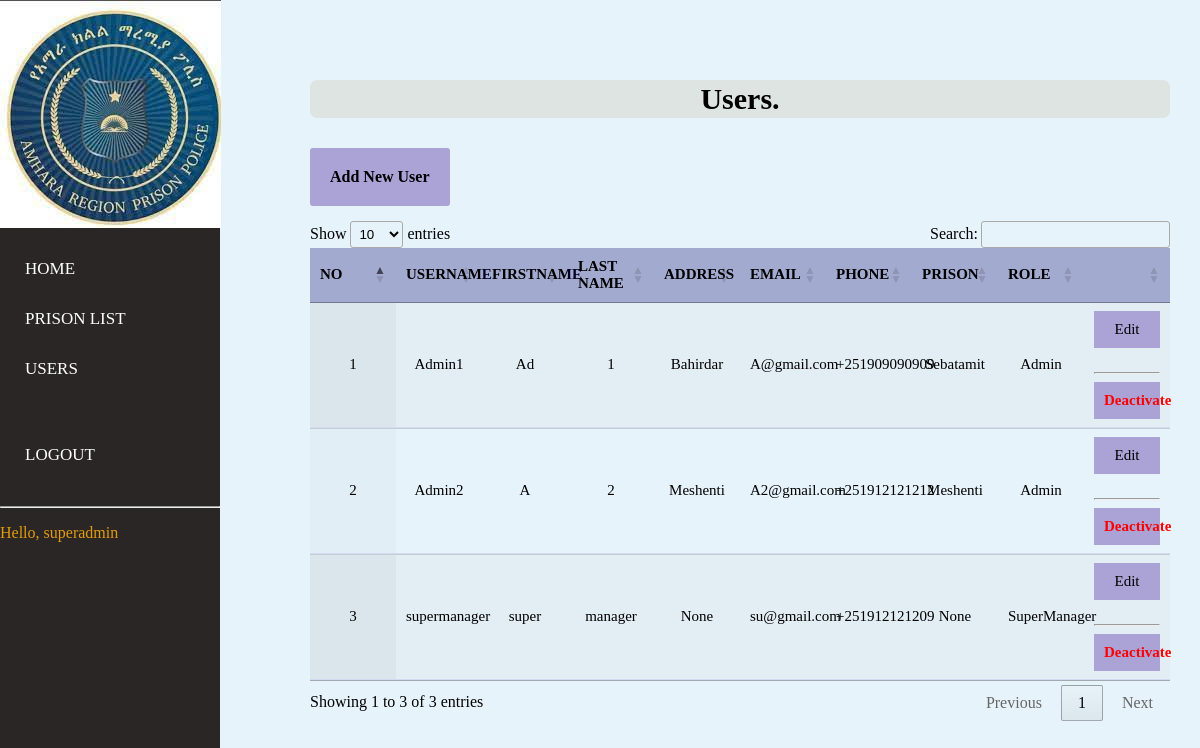
The page /users/ (signed in) on the database its author committed.
### account/models.py (models this page shows)
class User(AbstractUser):
    is_Admin = models.BooleanField(default=False)
    is_Manager = models.BooleanField(default=False)
    is_DataEncoder = models.BooleanField(default=False)
    is_SuperManager=models.BooleanField(default=False)
    phone = PhoneNumberField(unique = True, null = False, blank = False) # Here
    address = models.CharField(max_length=255,blank=True,null=True)
    email = models.EmailField(blank=True,null=True, unique=True)
    prison=models.ForeignKey(Prison, null=True, on_delete= models.SET_NULL,blank=True)

### prison/models.py (models this page shows)
class Prison(models.Model):
    PrisonName=models.CharField(max_length=200)
    Address=models.CharField(max_length=200)
    Region = models.ForeignKey(CentralPrison,null=True,   on_delete=models.CASCADE)
    def __str__(self):
        return self.PrisonName

### record/views.py (the view)
@login_required
@AS_required()
def User_list(request):
    if request.user.is_Admin:
      us = User.objects.filter(prison=request.user.prison)
    elif request.user.is_SuperManager:
         us=User.objects.filter(is_Admin = 1 )
    else :
        us=User.objects.filter(is_Admin = 1 )  | User.objects.filter(is_SuperManager=1)
    context = {
        'User': us
    }
    return render(request, 'users/users.html', context)

### record/templates/users/users.html (shortened to what this page needs)
{% load static %} {% block content %}
<head>
    <link href="https://cdn.datatables.net/1.10.12/css/jquery.dataTables.css" rel="stylesheet" />
    <link href="https://cdn.datatables.net/buttons/1.2.2/css/buttons.dataTables.css" rel="stylesheet" />
</head>
<link rel="stylesheet" href="{% static 'css/all.css'%}" {% include "../ex.html" %} <div class="wrapper">
<div class="section">
    {% include "../ex.html" %}
    <div class="box-area">
        <section>
            <center><h3 class="font" style="text-align: center;">Users.</h3></center>
            {% if request.user.is_superuser %}
            <h4><a class="ab" href={% url 'register' %}>Add New User</a></h4>
            {% endif %}
            <div class="container">
                <table id="example" class="display" cellspacing="0" width="100%">
                    <thead>
                        <tr>
                            <th>NO</th>
                            <th>UserName</th>
                            <th>firstName</th>
                            <th>Last Name</th>
                            <th>Address</th>
                            <th>Email</th>
                            <th>Phone</th>
                            <th>Prison</th>
                            <th>Role</th>
                            <th></th>
                        </tr>
                    </thead>
                    <tbody>
                        {% for cr in User %}
                        <tr>
                            <td>{{ forloop.counter }}</td>
                            <td>{{ cr.username }}</td>
                            <td>{{ cr.first_name }}</td>
                            <td>{{ cr.last_name }}</td>
                            <td>{{ cr.address }}</td>
                            <td>{{ cr.email }}</td>
                            <td>{{ cr.phone }}</td>
                            <td>{{ cr.prison }} </td>
                            <td>
                                {% if cr.is_SuperManager%} SuperManager {% endif %} {% if cr.is_Admin %} Admin {% endif%}
                            </td>
                            <td>
                                {% if request.user.is_superuser %}
                                <a class="update" href="{% url 'edit_user' cr.id %}">
                                    Edit</a><br>
                                {% endif %}
                                <hr>
                                {% if cr.is_active %}{%if not request.user.is_SuperManager %}
                                <a  class="update" style="color: red; font-weight:bold" href="{% url 'deactivate_user' cr.id %}">
                                    Deactivate
                                </a> {% endif %}
                                {% endif %}
                            </td>
                        </tr>
                        {% endfor %}
                    </tbody>
                </table>
            </div>
    </div>
</div>
</div>
{% endblock %}

### record/templates/ex.html (shortened to what this page needs)
{% load static %}
<!DOCTYPE html>
<html>
    <body>
<nav>
  <ul>
      <li class="logo" style="border-radius: 30px;"><img src="{% static "image/download.jpg" %}"></li>
    <br><br><br><br><br><br>
 <br>
    <li><a href="{% url 'index' %}">Home</a></li>
    {% if request.user.is_superuser or request.user.is_SuperManager %}
      <li><a href="{% url 'prison_list' %}">Prison List</a></li>
    {% endif %}
    {% if request.user.is_Admin or request.user.is_superuser or request.user.is_SuperManager  %}
    <li><a href="{% url 'user_list' %}"> Users</a></li>
    {% endif %}
    <br>
    <br>
    <li><a href="{% url 'logout' %}">Logout</a></li><br><hr>
    <p style=" margin-right:7px;color: rgb(226, 155, 11);">Hello, {{request.user}}</p>
  </ul>
</nav>
</body>
</html>

### record/static/css/all.css (style rules this page uses)
table { width: 100%; table-layout: fixed; font-family: 'montserrat'; }
th { padding: 20px 15px; text-align: left; font-weight: 500; font-size: 15px; color: rgb(0, 0, 0); background-color: rgba(0, 0, 107, 0.3); text-transform: uppercase; }
td { padding: 15px; text-align: left; vertical-align: middle; font-weight: 300; font-size: 15px; color: rgb(0, 0, 0); border-bottom: solid 1px rgba(45, 2, 176, 0.1); }
body { background: -webkit-linear-gradient(left, #25c481, #25b7c4); background: linear-gradient(to right, #25c481, #25b7c4); font-family: 'Roboto', sans-serif; }
section { margin: 50px; }

### record/templates/ex.html (style rules this page uses)
body { margin:0; padding:0; font-family:'montserrat'; background:rgb(231, 243, 250); }
.logo { height: 118px; width: 50px; }
nav { width: 40px; padding: 0; position: sticky; top: 0; z-index: 100; overflow: hidden; }
nav ul { margin:0; padding:0; height:100%; width:220px; justify-content: space-between; position:fixed; top:0; left:0; background-color:#2b2626; }
nav ul li { list-style:none; }
nav ul li a { display:block; font-family:'montserrat'; text-decoration:none; text-transform:uppercase; font-size:17px; color:#fff; position:relative; padding:15px 0px 15px 25px; }
nav ul li a:before { content:''; position:absolute; top:0; right:0; height:100%; background:#e3e9f7; border-radius:40px 0 0 40px; z-index:-1; }
.ab { float: left; margin-bottom: 15px; border-radius: 3px; background-color: rgb(171, 162, 214); padding: 20px; text-align: center; text-decoration: none; color: black; }
.wrapper { margin-left:260px; }
.section { display:grid; min-height:100vh; }
td,th { text-align: center; }
h3 { background-color: rgb(222, 228, 225);padding: 2px; border-radius: 7px; }
.font { font-size: 30px; }
.container { margin-top: 15px; }
.update { background-color:rgb(171, 162, 214); color:black; padding: 10px; display: block; text-decoration: none; }
section { margin-left:50px; margin-right: 30px; display:relative; }

### rows shown on the page
User: user "superadmin"
User: username "Admin1", first_name "Ad", last_name "1", address "Bahirdar", email "A@gmail.com", phone "+251909090909", prison "Sebatamit", is_Admin "Admin", is_active "Deactivate"
User: username "Admin2", first_name "A", last_name "2", address "Meshenti", email "A2@gmail.com", phone "+251912121212", prison "Meshenti", is_Admin "Admin", is_active "Deactivate"
User: username "supermanager", first_name "super", last_name "manager", address "None", email "su@gmail.com", phone "+251912121209", prison "None", is_SuperManager "SuperManager", is_active "Deactivate"
